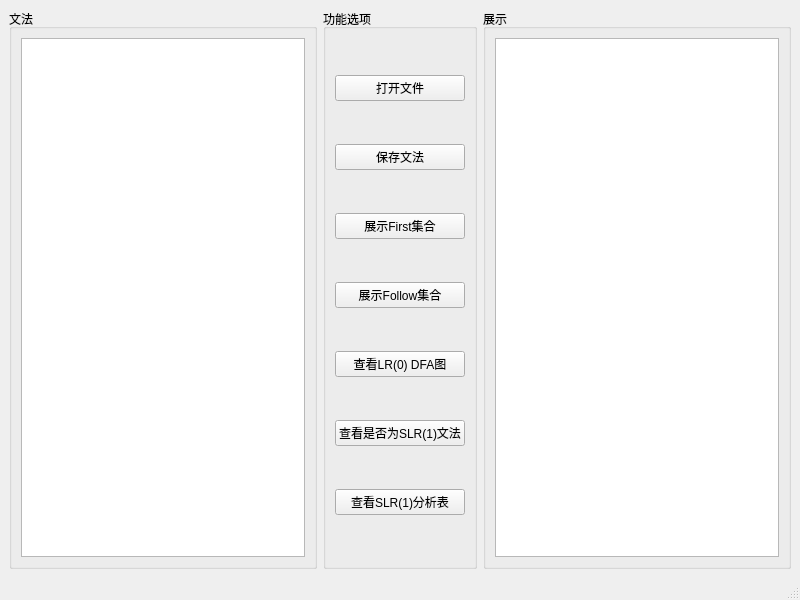
<?xml version="1.0" encoding="UTF-8"?>
<ui version="4.0">
 <class>MainWindow</class>
 <widget class="QMainWindow" name="MainWindow">
  <property name="geometry">
   <rect>
    <x>0</x>
    <y>0</y>
    <width>800</width>
    <height>600</height>
   </rect>
  </property>
  <property name="windowTitle">
   <string>MainWindow</string>
  </property>
  <widget class="QWidget" name="centralwidget">
   <layout class="QGridLayout" name="gridLayout_4">
    <item row="0" column="0">
     <widget class="QGroupBox" name="groupBox_2">
      <property name="title">
       <string>文法</string>
      </property>
      <layout class="QGridLayout" name="gridLayout_2">
       <item row="0" column="0">
        <widget class="QTextEdit" name="grammarView"/>
       </item>
      </layout>
     </widget>
    </item>
    <item row="0" column="1">
     <widget class="QGroupBox" name="groupBox">
      <property name="title">
       <string>功能选项</string>
      </property>
      <layout class="QGridLayout" name="gridLayout">
       <item row="3" column="0">
        <widget class="QPushButton" name="showFollowBtn">
         <property name="text">
          <string>展示Follow集合</string>
         </property>
        </widget>
       </item>
       <item row="7" column="0">
        <widget class="QPushButton" name="showSLRTableBtn">
         <property name="text">
          <string>查看SLR(1)分析表</string>
         </property>
        </widget>
       </item>
       <item row="0" column="0">
        <widget class="QPushButton" name="openFileBtn">
         <property name="text">
          <string>打开文件</string>
         </property>
        </widget>
       </item>
       <item row="5" column="0">
        <widget class="QPushButton" name="showLRDFABtn">
         <property name="text">
          <string>查看LR(0) DFA图</string>
         </property>
        </widget>
       </item>
       <item row="6" column="0">
        <widget class="QPushButton" name="checkSLRBtn">
         <property name="text">
          <string>查看是否为SLR(1)文法</string>
         </property>
        </widget>
       </item>
       <item row="1" column="0">
        <widget class="QPushButton" name="saveFileBtn">
         <property name="text">
          <string>保存文法</string>
         </property>
        </widget>
       </item>
       <item row="2" column="0">
        <widget class="QPushButton" name="showFirstBtn">
         <property name="text">
          <string>展示First集合</string>
         </property>
        </widget>
       </item>
      </layout>
     </widget>
    </item>
    <item row="0" column="2">
     <widget class="QGroupBox" name="groupBox_3">
      <property name="title">
       <string>展示</string>
      </property>
      <layout class="QGridLayout" name="gridLayout_3">
       <item row="0" column="0">
        <widget class="QTextBrowser" name="showView"/>
       </item>
      </layout>
     </widget>
    </item>
   </layout>
  </widget>
  <widget class="QMenuBar" name="menubar">
   <property name="geometry">
    <rect>
     <x>0</x>
     <y>0</y>
     <width>800</width>
     <height>26</height>
    </rect>
   </property>
  </widget>
  <widget class="QStatusBar" name="statusbar"/>
 </widget>
 <resources/>
 <connections/>
</ui>
